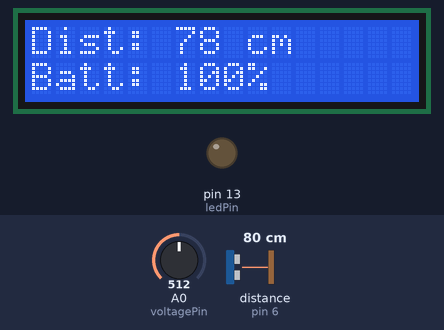
A sketch run on a simulated Arduino Uno, built with avr-gcc and run on an emulated ATmega328P. Parts: 16×2 character LCD, output pins drawn as LEDs (lit = HIGH). Wiring (inferred from the names in the program): ultrasonic range finder: trigger pin 7; echo pin 6. The test bench sets the inputs (shaded band); at power-on: distance to the obstacle (sensor on pin 6) 80 cm, A0 (voltagePin) = 512. The echo pulse lasts 58.3 µs per cm; pins used as bus, display or sensor lines are not drawn.

Above: at 1.2 s.
1.3 s: distance to the obstacle (sensor on pin 6) set to 12 cm
At 3.0 s:
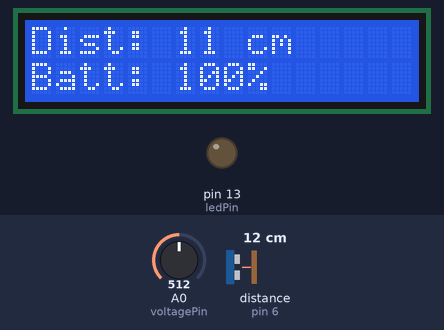
3.6 s: distance to the obstacle (sensor on pin 6) set to 9 cm
At 5.2 s:
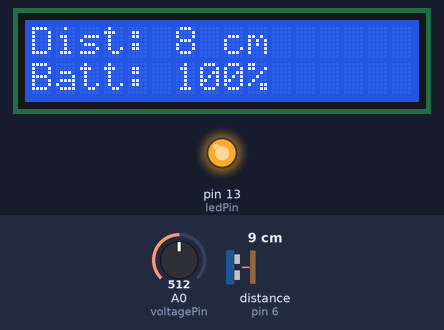
5.6 s: A0 (voltagePin) set to 306
At 7.2 s:
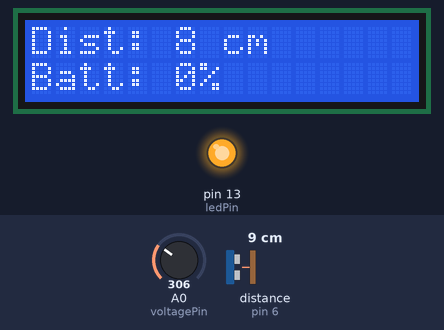
7.7 s: distance to the obstacle (sensor on pin 6) set to 2 cm
At 9.2 s:
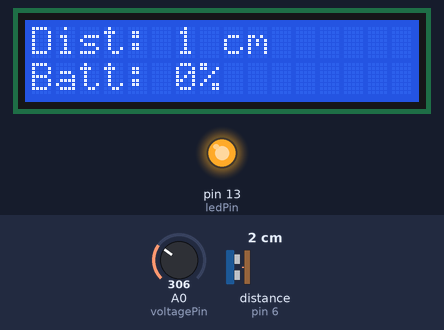
9.7 s: A0 (voltagePin) set to 716
At 13.3 s:
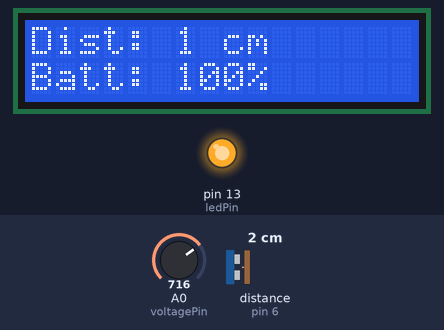
Timing chart, 0 to 13.8 s (numbered marks = the images above; inputs shaded):
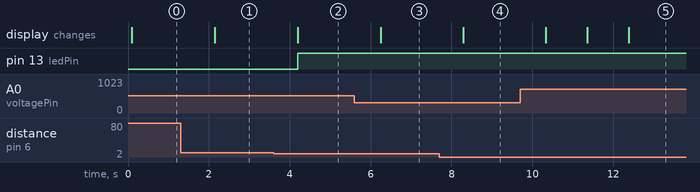

Measured:
- the behaviour switches between 11 and 10 cm on distance to the obstacle (sensor on pin 6) (found by bisection; images 1 and 2)
- after the input at 1.3 s, the display: changes after 0.85 s (image 1)
- after the input at 3.6 s, pin 13 (ledPin): LOW → HIGH after 0.60 s; the display: changes after 0.60 s (image 2)
- after the input at 5.6 s, the display: changes after 0.65 s (image 3)
- after the input at 7.7 s, the display: changes after 0.59 s (image 4)
- after the input at 9.7 s, the display: changes after 0.64 s (image 5)

The sketch:

monitoringSystem.ino
```cpp
#include <Wire.h>
#include <LiquidCrystal_I2C.h>

// Ultrasonic sensor pins
const int trigPin = 7;
const int echoPin = 6;

// LED pin
const int ledPin = 13;

// Voltage reading pin
const int voltagePin = A0;

// LCD setup
LiquidCrystal_I2C lcd(0x27, 16, 2);

// Battery thresholds
const float maxVoltage = 5.0;   // Full battery voltage
const float minVoltage = 3.3;  // Minimum operating voltage

void setup() {
  lcd.init();
  lcd.backlight();

  pinMode(trigPin, OUTPUT);
  pinMode(echoPin, INPUT);
  pinMode(ledPin, OUTPUT);
}

void loop() {
  // Measure distance
  digitalWrite(trigPin, LOW);
  delayMicroseconds(2);
  digitalWrite(trigPin, HIGH);
  delayMicroseconds(10);
  digitalWrite(trigPin, LOW);

  long duration = pulseIn(echoPin, HIGH);
  int distance = duration * 0.034 / 2;

  // Read battery voltage
  int voltageReading = analogRead(voltagePin);
  float batteryVoltage = voltageReading * (5.0 / 1023.0) * 2; // *2 for voltage divider

  // Calculate battery life percentage
  float batteryLife = ((batteryVoltage - minVoltage) / (maxVoltage - minVoltage)) * 100;
  if (batteryLife > 100) {
    batteryLife = 100; // Clamp to 100%
  } else if (batteryLife < 0) {
    batteryLife = 0; // Clamp to 0%
  }

  // Display on LCD
  lcd.clear();
  lcd.setCursor(0, 0);
  lcd.print("Dist: ");
  lcd.print(distance);
  lcd.print(" cm");

  lcd.setCursor(0, 1);
  lcd.print("Batt: ");
  lcd.print(batteryLife, 0); // Display as whole number
  lcd.print("%");

  // LED logic
  if (distance < 10) { // If distance < 10 cm, turn on LED
    digitalWrite(ledPin, HIGH);
  } else {
    digitalWrite(ledPin, LOW);
  }

  delay(1000); // Update every second
}
```
